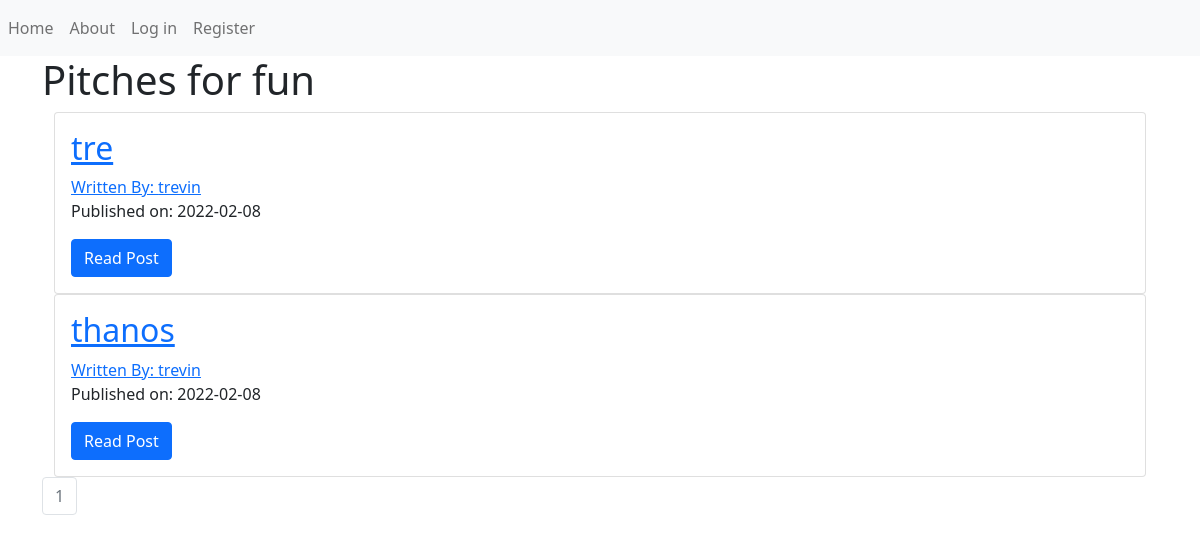
Before: / with the older database file.
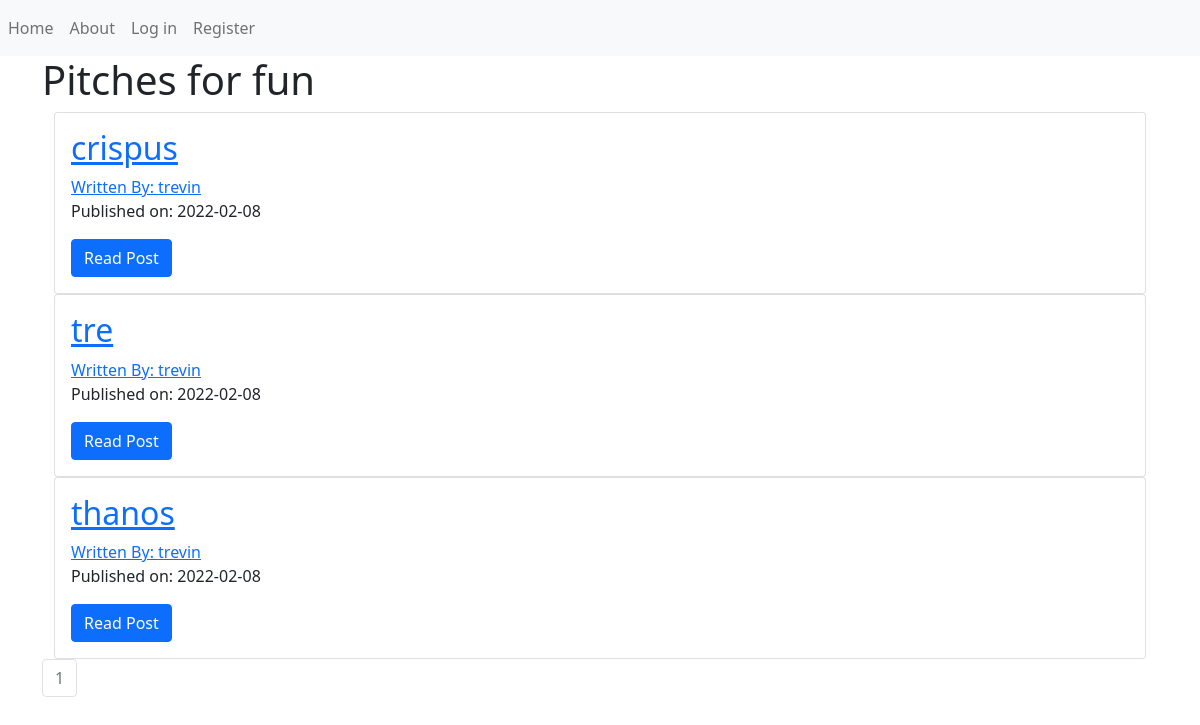
After: the same page with the newer database file.
### puppycompanyblog/models.py (models this page shows, shortened)
class BlogPost(db.Model):
    users = db.relationship(User)
    id = db.Column(db.Integer,primary_key=True)
    user_id = db.Column(db.Integer,db.ForeignKey('users.id'),nullable=False)
    date = db.Column(db.DateTime,nullable=False,default=datetime.utcnow)
    title = db.Column(db.String(140),nullable=False)
    text = db.Column(db.Text,nullable=False)

class User(db.Model,UserMixin):
    __tablename__ = 'users'
    id = db.Column(db.Integer,primary_key=True)
    profile_image = db.Column(db.String(64),nullable=False,default='default_profile.png')
    email = db.Column(db.String(64),unique=True,index=True)
    username = db.Column(db.String(64),unique=True,index=True)
    password_hash = db.Column(db.String(128))
    posts = db.relationship('BlogPost',backref='author',lazy=True)

### puppycompanyblog/core/views.py (the view)
@core.route('/')
def index():
    page = request.args.get('page',1,type=int)
    blog_posts = BlogPost.query.order_by(BlogPost.date.desc()).paginate(page = page,per_page=5)
    return render_template('index.html',blog_posts=blog_posts)

### puppycompanyblog/templates/index.html
{% extends "base.html" %}
{% block content %}
<div class="jumbotron">
    <h1> Pitches for fun</h1>
</div>
<div class="container">
    {% for post in blog_posts.items %}
    <div class="card">
        <div class="card-body">
            <h2> <a class="card-title" href="{{ url_for('blog_posts.blog_post',blog_post_id=post.id)}}">{{post.title}}</a> </h2>
           <a href="{{url_for("users.user_posts",username=post.author.username)}}">Written By: {{ post.author.username }}</a>
           <p>Published on: {{post.date.strftime('%Y-%m-%d')}} </p>
           <a class="btn btn-primary" href="{{ url_for('blog_posts.blog_post',blog_post_id=post.id)}}">Read Post</a>
        </div>
    </div>
    {% endfor %}
</div>
<nav aria-label="Page navigation example">
    <ul class="pagination">
        {% for page_num in blog_posts.iter_pages(left_edge=1,right_edge=1,left_current=1,right_current=2) %}
        {% if blog_posts.page == page_num %}
        <li class="page-item disabled">
            <a class="page-link"
                href="{{url_for('core.index',page=page_num)}}">{{ page_num }}</a>
        </li>
        {% else %}
        <li class="page-item">
            <a class="page-link"
                href="{{url_for('core.index',page=page_num)}}">{{ page_num }}</a>
        </li>
        {% endif %}
        {% endfor %}
    </ul>
</nav>
{% endblock %}

### puppycompanyblog/templates/base.html (shortened to what this page needs)
<!DOCTYPE html>
<html lang="en">
<head>
    <link href="https://cdn.jsdelivr.net/npm/bootstrap@5.0.2/dist/css/bootstrap.min.css" rel="stylesheet"
 />
</head>
<body>
<nav class="navbar navbar-expand-lg navbar-light bg-light">
    <div class="navbar-nav">
        <a class="nav-item nav-link" href="{{url_for("core.index")}}">Home</a>
        <a class="nav-item nav-link" href="{{url_for("core.info")}}">About</a>
        {% if current_user.is_authenticated %}
        <a class="nav-item nav-link" href="{{url_for("users.logout")}}">Log out</a>
        <a class="nav-item nav-link" href="{{url_for("users.account")}}">Account</a>
        <a class="nav-item nav-link" href="{{url_for("blog_posts.create_post")}}">Create Post</a>
        {% else %}
        <a class="nav-item nav-link" href="{{url_for("users.login")}}">Log in</a>
        <a class="nav-item nav-link" href="{{url_for("users.register")}}">Register</a>
        {% endif %}
    </div>
</nav>
    <div class="container">
        {% block content %}
        {% endblock %}
    </div>
</body>
</html>

Changed rows visible on the page:
added BlogPost: title "crispus", author.username "trevin", date "2022-02-08"
